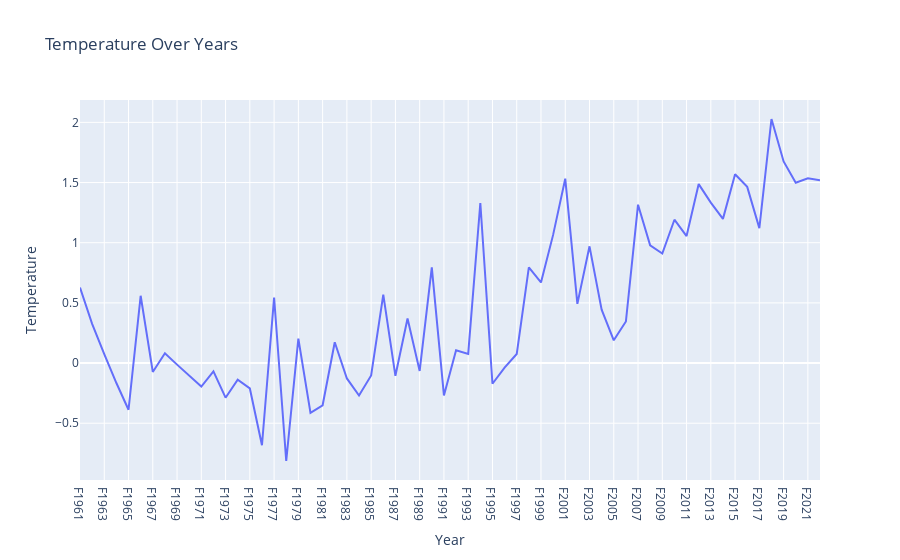

Notebook code for this chart:
### Code cell
country_df = df[df["Country"] == "Albania"]
country_df = country_df.iloc[:,10:]
df_melted = country_df.melt(var_name='Year', value_name='Temperature')

# Create the plot
fig = px.line(df_melted, x='Year', y='Temperature', title='Temperature Over Years')

# Show the plot
fig.show()

### Figure 1 — Plotly figure (JSON) as saved in the notebook; plotly's stock layout.template omitted (floating-point values rounded to 4 significant figures)
{"data": [{"hovertemplate": "Year=%{x}<br>Temperature=%{y}<extra></extra>", "legendgroup": "", "line": {"color": "#636efa", "dash": "solid"}, "marker": {"symbol": "circle"}, "mode": "lines", "name": "", "orientation": "v", "showlegend": false, "type": "scatter", "x": ["F1961", "F1962", "F1963", "F1964", "F1965", "F1966", "F1967", "F1968", "F1969", "F1970", "F1971", "F1972", "F1973", "F1974", "F1975", "F1976", "F1977", "F1978", "F1979", "F1980", "F1981", "F1982", "F1983", "F1984", "F1985", "F1986", "F1987", "F1988", "F1989", "F1990", "F1991", "F1992", "F1993", "F1994", "F1995", "F1996", "F1997", "F1998", "F1999", "F2000", "F2001", "F2002", "F2003", "F2004", "F2005", "F2006", "F2007", "F2008", "F2009", "F2010", "F2011", "F2012", "F2013", "F2014", "F2015", "F2016", "F2017", "F2018", "F2019", "F2020", "F2021", "F2022"], "xaxis": "x", "y": [0.627, 0.326, 0.075, -0.166, -0.388, 0.559, -0.074, 0.081, -0.013, -0.106, -0.195, -0.069, -0.288, -0.139, -0.211, -0.683, 0.545, -0.814, 0.203, -0.414, -0.351, 0.173, -0.128, -0.27, -0.103, 0.569, -0.106, 0.37, -0.066, 0.795, -0.269, 0.106, 0.076, 1.33, -0.172, -0.038, 0.075, 0.795, 0.67, 1.065, 1.532, 0.492, 0.97, 0.444, 0.189, 0.345, 1.316, 0.978, 0.91, 1.191, 1.055, 1.487, 1.333, 1.198, 1.569, 1.464, 1.121, 2.028, 1.675, 1.498, 1.536, 1.518], "yaxis": "y"}], "layout": {"legend": {"tracegroupgap": 0}, "title": {"text": "Temperature Over Years"}, "xaxis": {"anchor": "y", "domain": [0, 1], "title": {"text": "Year"}}, "yaxis": {"anchor": "x", "domain": [0, 1], "title": {"text": "Temperature"}}}}
